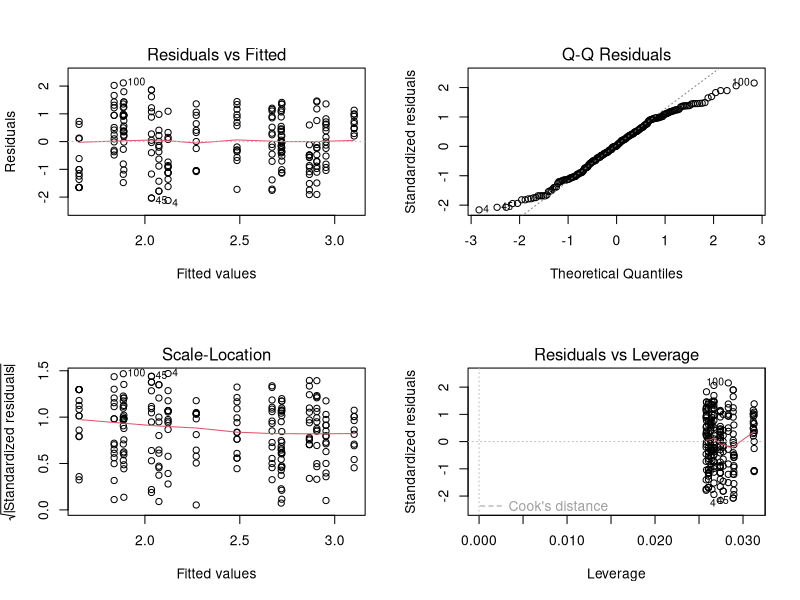
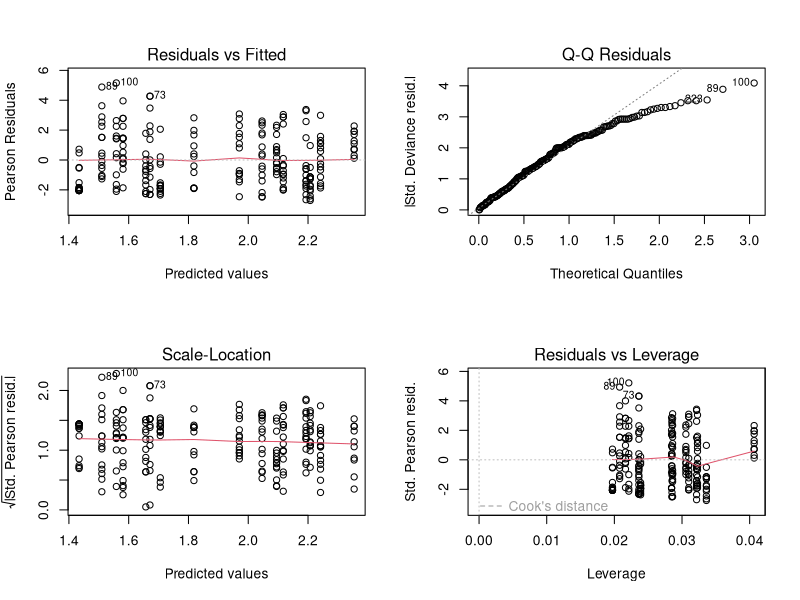
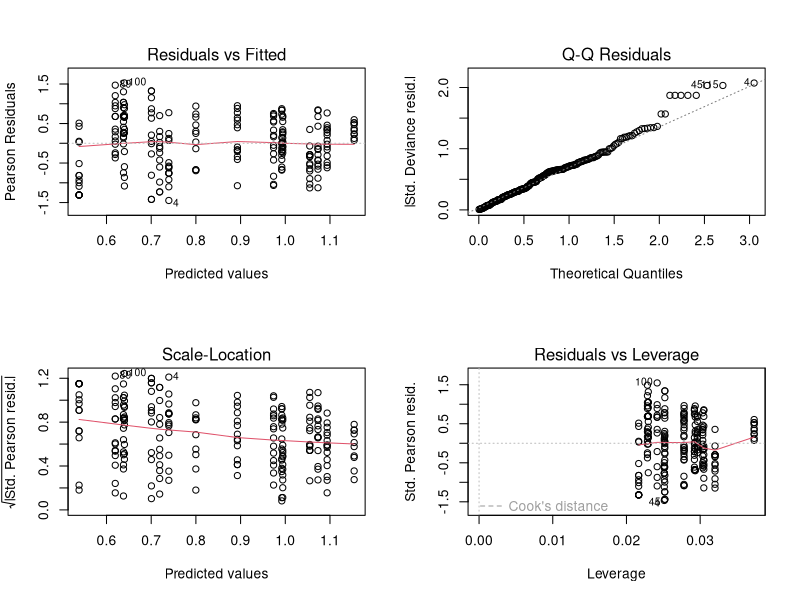
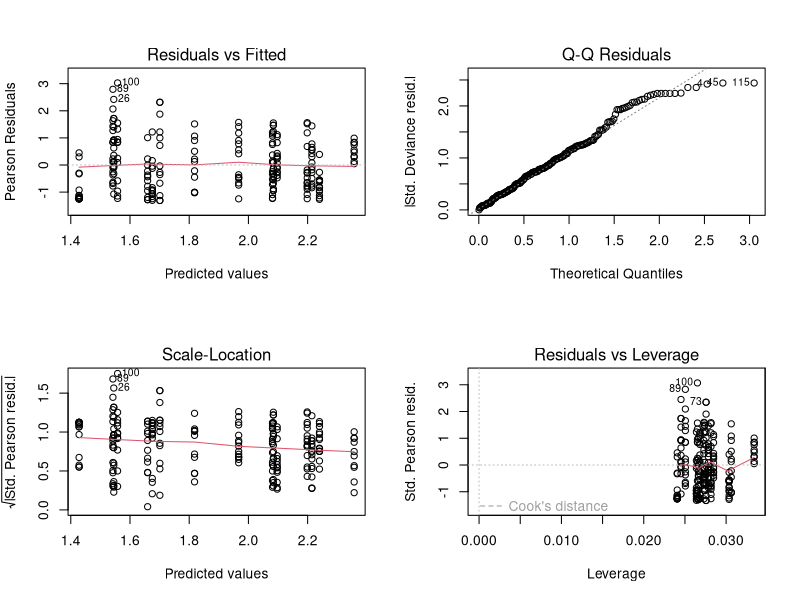
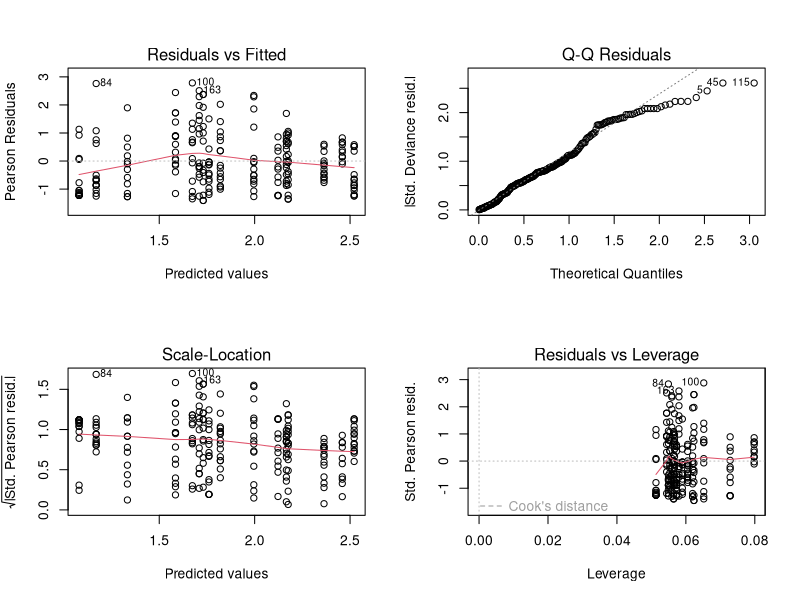
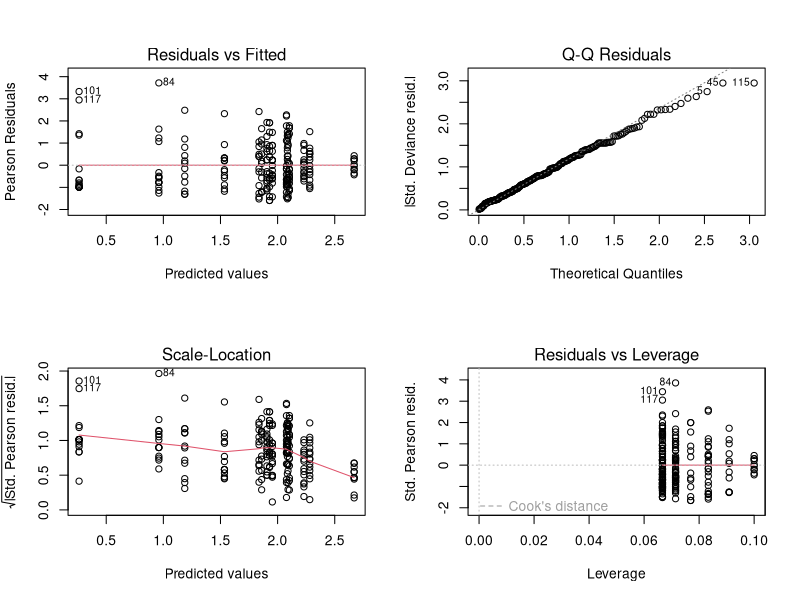
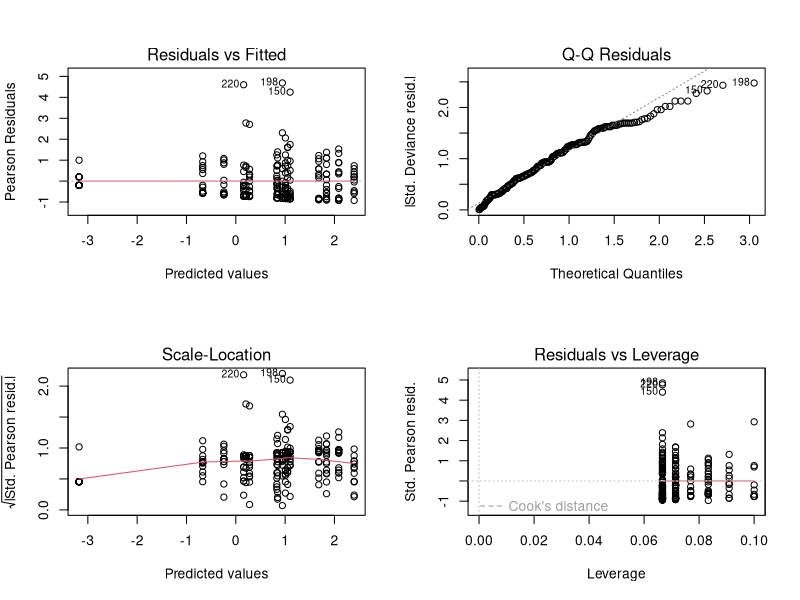

Recreate these plots in R, in order.
library(tidyverse)
library(MASS)
library(emmeans)
library(car)
library(broom)


## Read in data
final_data <- read.csv("final_data.csv", stringsAsFactors = TRUE) %>% 
  mutate(sqrt_lichen_cover = sqrt(mean_lichen_cover))

##Going to try only additive to start

#Start with linear model using sqrt lichen cover
lichen_model_linear_additive <- lm(sqrt_lichen_cover~GENUS_NAME+neighbourhood_name+Road, data = final_data)
summary(lichen_model_linear_additive)
par(mfrow=c(2,2))
plot(lichen_model_linear_additive) #QQ Plot shows non-normality
###Regular linear model is bad

#Now try poisson with regualr mean data
lichen_model_poisson_additive <- glm(mean_lichen_cover~GENUS_NAME+neighbourhood_name+Road, family = poisson(link = 'log'), data = final_data)
#Dispersion parameter
lichen_model_poisson_additive$deviance/lichen_model_poisson_additive$df.residual
#3.466879!!!! Too large
par(mfrow=c(2,2))
plot(lichen_model_poisson_additive) #Substansial deviation from normality, but better than regular linear model
summary(lichen_model_poisson_additive)

#Poisson with square root data
sqrtlichen_model_poisson_additive <- glm(sqrt_lichen_cover~GENUS_NAME+neighbourhood_name+Road, 
                                         family = poisson(link = 'log'), data = final_data)
#Dispersion parameter
sqrtlichen_model_poisson_additive$deviance/sqrtlichen_model_poisson_additive$df.residual
#0.5370682!!!! This may be too underdispersed
plot(sqrtlichen_model_poisson_additive) #THis looks better though
summary(sqrtlichen_model_poisson_additive)

#WIll try a negatove binomial
lichen_model_nb_additive <- glm.nb(mean_lichen_cover~GENUS_NAME+neighbourhood_name+Road, data = final_data)
plot(lichen_model_nb_additive) #Still issues at the tail end, maybe OK though??
#Dispersion parameter
lichen_model_nb_additive$deviance/lichen_model_nb_additive$df.residual #Close to 1
summary(lichen_model_nb_additive)

##Now will try an interactive model
#Straight to negative binomial
lichen_model_nb_interactive <- glm.nb(mean_lichen_cover~GENUS_NAME+neighbourhood_name+Road+GENUS_NAME:Road+neighbourhood_name*Road +GENUS_NAME*neighbourhood_name, 
                                      data = final_data) # This ignores interactions between all three variables, which don't seem that interesting and also aren't significant. I feel they kind of cloud results
plot(lichen_model_nb_interactive) #Doesn't look great, but still 
lichen_model_nb_interactive$deviance/lichen_model_nb_interactive$df.residual #Good
summary(lichen_model_nb_interactive)


#Other possibility is full interactive model - maybe makes more sense
final_data$GENUS_NAME <- fct_relevel(final_data$GENUS_NAME, "ACER")
lichen_model_nb_interactive_full_ACER <- glm.nb(mean_lichen_cover~GENUS_NAME*neighbourhood_name*Road, 
                                      data = final_data)
par(mfrow=c(2,2))
plot(lichen_model_nb_interactive_full_ACER) ## A lot better than previous model I think
lichen_model_nb_interactive_full_ACER$deviance/lichen_model_nb_interactive_full_ACER$df.residual #Good
summary(lichen_model_nb_interactive_full_ACER)## Not useful for out purposes

#Run a type II anova to compare broadly across factor levels
Anova(lichen_model_nb_interactive_full_ACER, type = "II")

##Want to try pairwise comparisons
comps_full <- emmeans(lichen_model_nb_interactive_full_ACER, specs = ~ GENUS_NAME:Road:neighbourhood_name, adjust = "Tukey")
contrast(comps_full, method = "pairwise")




###THis is probably the model we should use


bryo_model_nb_interactive_full <- glm.nb(mean_bryo_cover~GENUS_NAME*neighbourhood_name*Road, 
                                           data = final_data)

Anova(bryo_model_nb_interactive_full, type = "II")
comps_full_bryo <- emmeans(bryo_model_nb_interactive_full, specs = ~ GENUS_NAME:Road:neighbourhood_name, adjust = "Tukey")
contrast(comps_full_bryo, method = "pairwise", by = "GENUS_NAME")


par(mfrow=c(2,2))
plot(bryo_model_nb_interactive_full) ## A lot better than previous model I think
bryo_model_nb_interactive_full$deviance/bryo_model_nb_interactive_full$df.residual #Good
summary(bryo_model_nb_interactive_full)
tidy(bryo_model_nb_interactive_full, exponentiate=TRUE)

#bryo_model_poisson_interactive_full <- glm(mean_bryo_cover~GENUS_NAME*neighbourhood_name*Road, 
 #                                        data = final_data, family=poisson)

#ztidy(bryo_model_poisson_interactive_full, exponentiate=TRUE)
#plot(bryo_model_poisson_interactive_full)
#bryo_model_poisson_interactive_full$deviance/bryo_model_poisson_interactive_full$df.residual 
